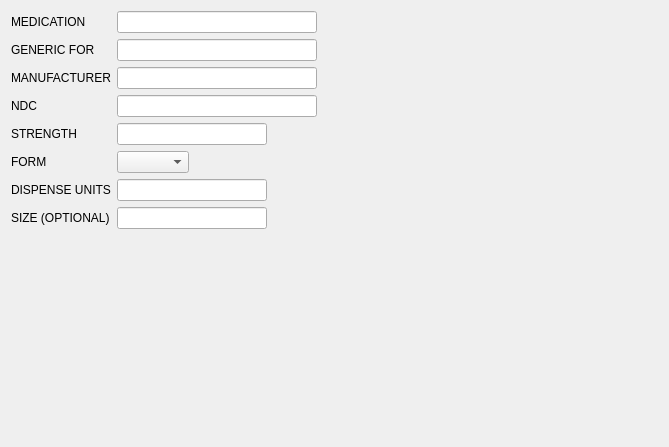
<?xml version="1.0" encoding="UTF-8"?>
<ui version="4.0">
 <class>Medication_00</class>
 <widget class="QWizardPage" name="Medication_00">
  <property name="geometry">
   <rect>
    <x>0</x>
    <y>0</y>
    <width>669</width>
    <height>447</height>
   </rect>
  </property>
  <layout class="QFormLayout" name="formLayout_3">
   <property name="fieldGrowthPolicy">
    <enum>QFormLayout::AllNonFixedFieldsGrow</enum>
   </property>
   <item row="0" column="0">
    <widget class="QLabel" name="medicationLabel">
     <property name="text">
      <string>MEDICATION</string>
     </property>
    </widget>
   </item>
   <item row="0" column="1">
    <layout class="QHBoxLayout" name="horizontalLayout">
     <item>
      <widget class="QLineEdit" name="medicationField">
       <property name="minimumSize">
        <size>
         <width>200</width>
         <height>0</height>
        </size>
       </property>
       <property name="maximumSize">
        <size>
         <width>200</width>
         <height>16777215</height>
        </size>
       </property>
       <property name="maxLength">
        <number>128</number>
       </property>
      </widget>
     </item>
     <item>
      <spacer name="horizontalSpacer">
       <property name="orientation">
        <enum>Qt::Horizontal</enum>
       </property>
       <property name="sizeHint" stdset="0">
        <size>
         <width>40</width>
         <height>20</height>
        </size>
       </property>
      </spacer>
     </item>
    </layout>
   </item>
   <item row="1" column="0">
    <widget class="QLabel" name="genericLabel">
     <property name="text">
      <string>GENERIC FOR</string>
     </property>
    </widget>
   </item>
   <item row="1" column="1">
    <layout class="QHBoxLayout" name="horizontalLayout_2">
     <item>
      <widget class="QLineEdit" name="genericField">
       <property name="minimumSize">
        <size>
         <width>200</width>
         <height>0</height>
        </size>
       </property>
       <property name="maximumSize">
        <size>
         <width>200</width>
         <height>16777215</height>
        </size>
       </property>
       <property name="maxLength">
        <number>128</number>
       </property>
      </widget>
     </item>
     <item>
      <spacer name="horizontalSpacer_2">
       <property name="orientation">
        <enum>Qt::Horizontal</enum>
       </property>
       <property name="sizeHint" stdset="0">
        <size>
         <width>40</width>
         <height>20</height>
        </size>
       </property>
      </spacer>
     </item>
    </layout>
   </item>
   <item row="2" column="0">
    <widget class="QLabel" name="manufacturerLabel">
     <property name="text">
      <string>MANUFACTURER</string>
     </property>
    </widget>
   </item>
   <item row="2" column="1">
    <layout class="QHBoxLayout" name="horizontalLayout_3">
     <item>
      <widget class="QLineEdit" name="manufacturerField">
       <property name="minimumSize">
        <size>
         <width>200</width>
         <height>0</height>
        </size>
       </property>
       <property name="maximumSize">
        <size>
         <width>200</width>
         <height>16777215</height>
        </size>
       </property>
       <property name="maxLength">
        <number>128</number>
       </property>
      </widget>
     </item>
     <item>
      <spacer name="horizontalSpacer_3">
       <property name="orientation">
        <enum>Qt::Horizontal</enum>
       </property>
       <property name="sizeHint" stdset="0">
        <size>
         <width>40</width>
         <height>20</height>
        </size>
       </property>
      </spacer>
     </item>
    </layout>
   </item>
   <item row="3" column="0">
    <widget class="QLabel" name="ndcLabel">
     <property name="text">
      <string>NDC</string>
     </property>
    </widget>
   </item>
   <item row="3" column="1">
    <layout class="QHBoxLayout" name="horizontalLayout_4">
     <item>
      <widget class="QLineEdit" name="ndcField">
       <property name="minimumSize">
        <size>
         <width>200</width>
         <height>0</height>
        </size>
       </property>
       <property name="maximumSize">
        <size>
         <width>200</width>
         <height>16777215</height>
        </size>
       </property>
       <property name="maxLength">
        <number>14</number>
       </property>
      </widget>
     </item>
     <item>
      <spacer name="horizontalSpacer_4">
       <property name="orientation">
        <enum>Qt::Horizontal</enum>
       </property>
       <property name="sizeHint" stdset="0">
        <size>
         <width>40</width>
         <height>20</height>
        </size>
       </property>
      </spacer>
     </item>
    </layout>
   </item>
   <item row="5" column="0">
    <widget class="QLabel" name="strengthLabel">
     <property name="text">
      <string>STRENGTH</string>
     </property>
    </widget>
   </item>
   <item row="5" column="1">
    <layout class="QHBoxLayout" name="horizontalLayout_5">
     <item>
      <widget class="QLineEdit" name="strengthField">
       <property name="minimumSize">
        <size>
         <width>150</width>
         <height>0</height>
        </size>
       </property>
       <property name="maximumSize">
        <size>
         <width>150</width>
         <height>16777215</height>
        </size>
       </property>
       <property name="maxLength">
        <number>64</number>
       </property>
      </widget>
     </item>
     <item>
      <spacer name="horizontalSpacer_8">
       <property name="orientation">
        <enum>Qt::Horizontal</enum>
       </property>
       <property name="sizeHint" stdset="0">
        <size>
         <width>40</width>
         <height>20</height>
        </size>
       </property>
      </spacer>
     </item>
    </layout>
   </item>
   <item row="6" column="0">
    <widget class="QLabel" name="formLabel">
     <property name="text">
      <string>FORM</string>
     </property>
    </widget>
   </item>
   <item row="6" column="1">
    <layout class="QHBoxLayout" name="horizontalLayout_9">
     <item>
      <widget class="QComboBox" name="formField"/>
     </item>
     <item>
      <spacer name="horizontalSpacer_6">
       <property name="orientation">
        <enum>Qt::Horizontal</enum>
       </property>
       <property name="sizeHint" stdset="0">
        <size>
         <width>40</width>
         <height>20</height>
        </size>
       </property>
      </spacer>
     </item>
    </layout>
   </item>
   <item row="7" column="0">
    <widget class="QLabel" name="dispenseLabel">
     <property name="text">
      <string>DISPENSE UNITS</string>
     </property>
    </widget>
   </item>
   <item row="7" column="1">
    <layout class="QHBoxLayout" name="horizontalLayout_6">
     <item>
      <widget class="QLineEdit" name="dispenseUnitsField">
       <property name="minimumSize">
        <size>
         <width>150</width>
         <height>0</height>
        </size>
       </property>
       <property name="maximumSize">
        <size>
         <width>150</width>
         <height>16777215</height>
        </size>
       </property>
       <property name="maxLength">
        <number>32</number>
       </property>
      </widget>
     </item>
     <item>
      <spacer name="horizontalSpacer_7">
       <property name="orientation">
        <enum>Qt::Horizontal</enum>
       </property>
       <property name="sizeHint" stdset="0">
        <size>
         <width>40</width>
         <height>20</height>
        </size>
       </property>
      </spacer>
     </item>
    </layout>
   </item>
   <item row="8" column="0">
    <widget class="QLabel" name="unitSizeLabel">
     <property name="text">
      <string>SIZE (OPTIONAL)</string>
     </property>
    </widget>
   </item>
   <item row="8" column="1">
    <layout class="QHBoxLayout" name="horizontalLayout_7">
     <item>
      <widget class="QLineEdit" name="unitSizeField">
       <property name="minimumSize">
        <size>
         <width>150</width>
         <height>0</height>
        </size>
       </property>
       <property name="maximumSize">
        <size>
         <width>150</width>
         <height>16777215</height>
        </size>
       </property>
       <property name="maxLength">
        <number>32</number>
       </property>
      </widget>
     </item>
     <item>
      <spacer name="horizontalSpacer_9">
       <property name="orientation">
        <enum>Qt::Horizontal</enum>
       </property>
       <property name="sizeHint" stdset="0">
        <size>
         <width>40</width>
         <height>20</height>
        </size>
       </property>
      </spacer>
     </item>
    </layout>
   </item>
  </layout>
 </widget>
 <tabstops>
  <tabstop>medicationField</tabstop>
  <tabstop>genericField</tabstop>
  <tabstop>manufacturerField</tabstop>
  <tabstop>ndcField</tabstop>
  <tabstop>strengthField</tabstop>
  <tabstop>formField</tabstop>
  <tabstop>dispenseUnitsField</tabstop>
  <tabstop>unitSizeField</tabstop>
 </tabstops>
 <resources/>
 <connections/>
</ui>
